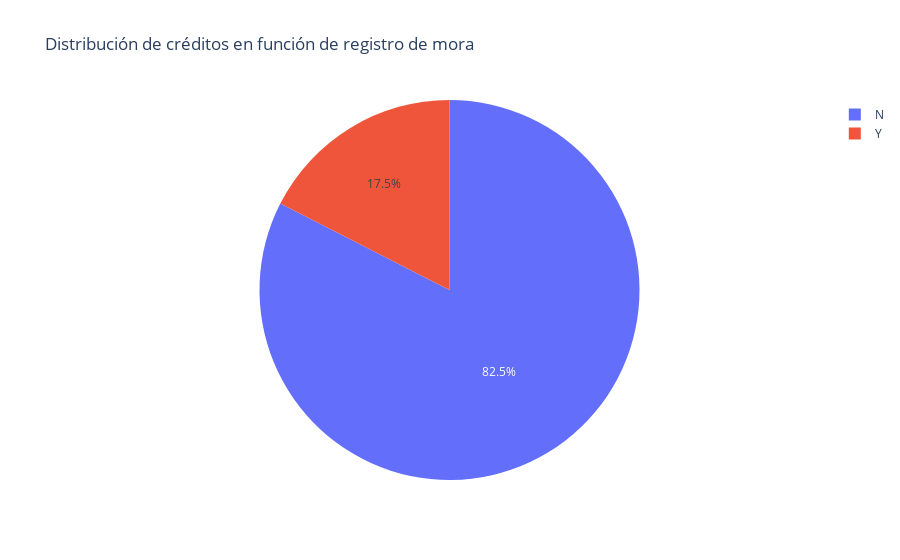

The cell this chart's notebook holds for it:
### Code cell
# Conteo de ocurrencias por caso
falta_pago_counts = df['falta_pago'].value_counts()

# Create a Pie chart
fig = go.Figure(data=[go.Pie(labels=falta_pago_counts.index, values=falta_pago_counts)])
fig.update_layout(title_text='Distribución de créditos en función de registro de mora')
fig.show()

### Figure 1 — Plotly figure (JSON) as saved in the notebook; plotly's stock layout.template omitted (floating-point values rounded to 4 significant figures)
{"data": [{"labels": ["N", "Y"], "type": "pie", "values": [8335, 1766]}], "layout": {"title": {"text": "Distribución de créditos en función de registro de mora"}}}
